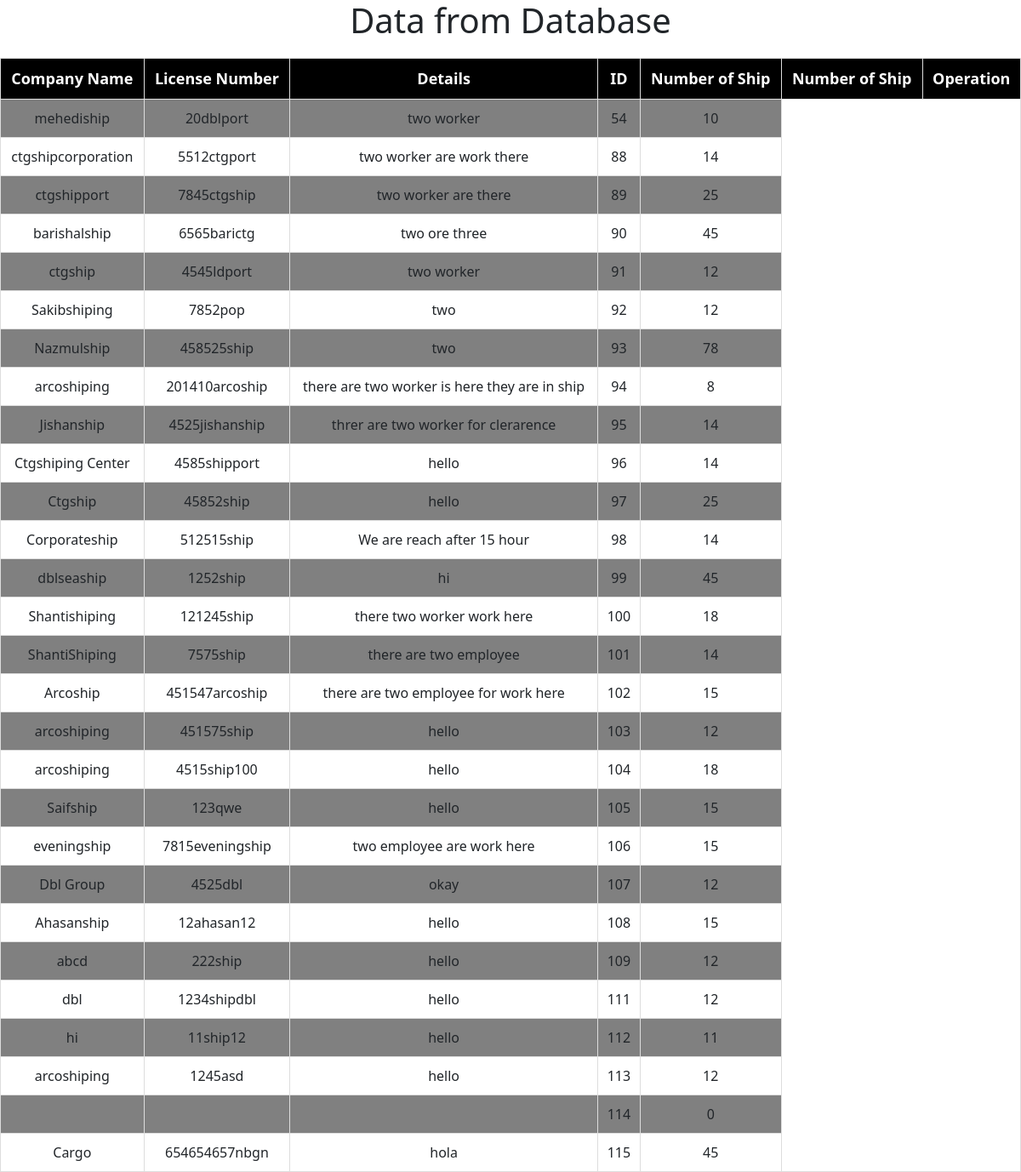
Screenshot of /appliedcompanylist.php with the database file from the repository.
### tables this page shows
CREATE TABLE `comdetails` (
  `companyname` varchar(250) NOT NULL,
  `license_number` varchar(250) NOT NULL,
  `details` text NOT NULL,
  `id` int(255) NOT NULL,
  `number_of_ship` int(255) DEFAULT NULL,
  `email` varchar(250) NOT NULL,
  `typesofgood` varchar(250) NOT NULL,
  `whichcomgoodload` varchar(250) NOT NULL,
  `dateandtime` varchar(250) NOT NULL,
  `status` varchar(20) DEFAULT 'Pending',
  `Finalrequest` varchar(255) NOT NULL
);

### appliedcompanylist.php (the view, shortened to what this page needs)
<!DOCTYPE html>
<html>
<head>
    <link href="https://cdn.jsdelivr.net/npm/bootstrap@5.3.1/dist/css/bootstrap.min.css" rel="stylesheet">
</head>
<body>
    <h1>Data from Database</h1>
    <?php
    $conn = new mysqli("localhost", "root", "", "learn");
    $sql = "SELECT companyname, license_number, details, id, number_of_ship FROM comdetails";
    $result = $conn->query($sql);
    if ($result->num_rows > 0) {
        echo "<table >";
        echo "<tr>";
        echo "<th>Company Name</th>";
        echo "<th>License Number</th>";
        echo "<th>Details</th>";
        echo "<th>ID</th>";
        echo "<th>Number of Ship</th>";
        echo "<th>Number of Ship</th>";
        echo "<th>Operation</th>";
        echo "</tr>";
        while ($row = $result->fetch_assoc()) {
            echo "<tr>";
            echo "<td>" . $row["companyname"] . "</td>";
            echo "<td>" . $row["license_number"] . "</td>";
            echo "<td>" . $row["details"] . "</td>";
            echo "<td>" . $row["id"] . "</td>";
            echo "<td>" . $row["number_of_ship"] . "</td>";
            echo "</tr>";
        }
        echo "</table>";
    } else {
        echo "No data found.";
    }
    ?>
</body>
</html>

### appliedcompanylist.php (style rules this page uses)
table { width: 100%; border-collapse: collapse; }
table, th, td { border: 1px solid #ddd; padding: 10px; }
tr:nth-child(even) { background-color: gray; }
th { background-color: black; color: white; text-align: center; font-size: 18px; font-weight: bold; }
td { text-align: center; font-size: 16px; }
h1 { text-align: center; font-size: 2.5em; margin-bottom: 20px; }

### rows the page displays
comdetails: companyname "mehediship", license_number "20dblport", details "two worker", id "54", number_of_ship "10"
comdetails: companyname "ctgshipcorporation", license_number "5512ctgport", details "two worker are work there", id "88", number_of_ship "14"
comdetails: companyname "ctgshipport", license_number "7845ctgship", details "two worker are there", id "89", number_of_ship "25"
comdetails: companyname "barishalship", license_number "6565barictg", details "two ore three", id "90", number_of_ship "45"
comdetails: companyname "ctgship", license_number "4545ldport", details "two worker", id "91", number_of_ship "12"
comdetails: companyname "Sakibshiping", license_number "7852pop", details "two", id "92", number_of_ship "12"
comdetails: companyname "Nazmulship", license_number "458525ship", details "two", id "93", number_of_ship "78"
comdetails: companyname "arcoshiping", license_number "201410arcoship", details "there are two worker is here they are in ship", id "94", number_of_ship "8"
comdetails: companyname "Jishanship", license_number "4525jishanship", details "threr are two worker for clerarence", id "95", number_of_ship "14"
comdetails: companyname "Ctgshiping Center", license_number "4585shipport", details "hello", id "96", number_of_ship "14"
comdetails: companyname "Ctgship", license_number "45852ship", details "hello", id "97", number_of_ship "25"
comdetails: companyname "Corporateship", license_number "512515ship", details "We are reach after 15 hour", id "98", number_of_ship "14"
comdetails: companyname "dblseaship", license_number "1252ship", details "hi", id "99", number_of_ship "45"
comdetails: companyname "Shantishiping", license_number "121245ship", details "there two worker work here", id "100", number_of_ship "18"
comdetails: companyname "ShantiShiping", license_number "7575ship", details "there are two employee", id "101", number_of_ship "14"
comdetails: companyname "Arcoship", license_number "451547arcoship", details "there are two employee for work here", id "102", number_of_ship "15"
comdetails: companyname "arcoshiping", license_number "451575ship", details "hello", id "103", number_of_ship "12"
comdetails: companyname "arcoshiping", license_number "4515ship100", details "hello", id "104", number_of_ship "18"
comdetails: companyname "Saifship", license_number "123qwe", details "hello", id "105", number_of_ship "15"
comdetails: companyname "eveningship", license_number "7815eveningship", details "two employee are work here", id "106", number_of_ship "15"
comdetails: companyname "Dbl Group", license_number "4525dbl", details "okay", id "107", number_of_ship "12"
comdetails: companyname "Ahasanship", license_number "12ahasan12", details "hello", id "108", number_of_ship "15"
comdetails: companyname "abcd", license_number "222ship", details "hello", id "109", number_of_ship "12"
comdetails: companyname "dbl", license_number "1234shipdbl", details "hello", id "111", number_of_ship "12"
comdetails: companyname "hi", license_number "11ship12", details "hello", id "112", number_of_ship "11"
comdetails: companyname "arcoshiping", license_number "1245asd", details "hello", id "113", number_of_ship "12"
comdetails: id "114", number_of_ship "0"
comdetails: companyname "Cargo", license_number "654654657nbgn", details "hola", id "115", number_of_ship "45"
